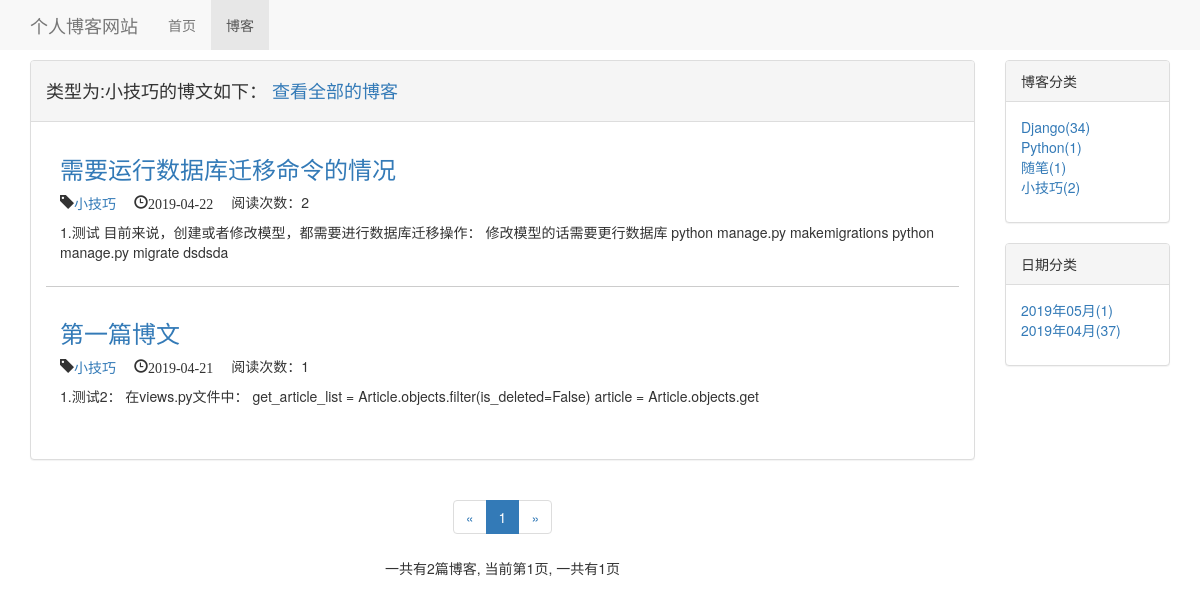
Before: /blog/blog_with_type/4 with the older database file.
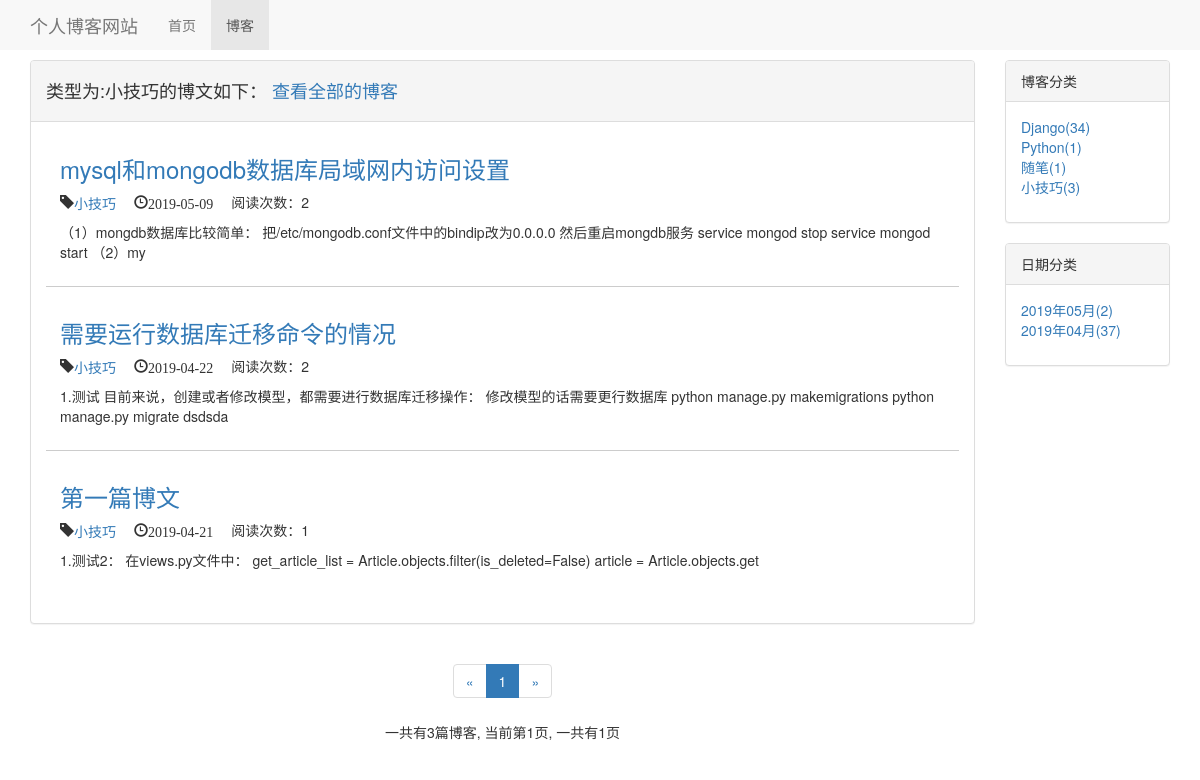
After: the same page with the newer database file.
### blog/models.py (models this page shows, shortened)
class Blog(models.Model, ReadNumExpandMethod):
    read_details = GenericRelation(ReadDetail)
    title = models.CharField(max_length=50)
    blog_type = models.ForeignKey(BlogType, on_delete=models.DO_NOTHING)
    content = RichTextUploadingField(config_name='my_config')
    author = models.ForeignKey(User, on_delete=models.DO_NOTHING)
    created_time = models.DateTimeField(auto_now_add=True)
    last_update_time = models.DateTimeField(auto_now=True)
    is_delete = models.BooleanField(default=False)
    class Meta:
        ordering = ['-created_time']  # 按照创建时间新到旧进行排序

class BlogType(models.Model):
    blog_type = models.CharField(max_length=15)
    def __str__(self):
        return self.blog_type

### read_statistics/models.py (models this page shows)
class ReadNum(models.Model):
    read_num = models.IntegerField(default=0)
    content_type = models.ForeignKey(ContentType, on_delete=models.DO_NOTHING)
    object_id = models.PositiveIntegerField()
    content_object = GenericForeignKey('content_type', 'object_id')

### blog/views.py (the view)
# urls.py: path('blog_with_type/<int:blog_type_pk>', views.Blog_with_type, name='blog_with_type'),
def Blog_with_type(request, blog_type_pk):
    blog_type_name = get_object_or_404(BlogType, pk=blog_type_pk)
    blog_with_type_all = Blog.objects.filter(blog_type=blog_type_name)
    context = get_common_blog_data(request, blog_with_type_all)
    context['blogs_type'] = blog_type_name
    context['blog_type_pk'] = blog_type_pk
    return render(request, 'blog/blog_with_type.html', context)

### read_statistics/models.py (called while the page is built)
    def get_read_num(self):
        try:
            ct = ContentType.objects.get_for_model(self)
            readnum = ReadNum.objects.get(content_type=ct, object_id=self.pk)
            return readnum.read_num
        except exceptions.ObjectDoesNotExist:
            return 0

### blog/templates/blog/blog_with_type.html (shortened to what this page needs)
{% extends 'blog/blog_list.html' %}
{% block blog_list_type %}
    <div>
        <h4>类型为:{{ blogs_type }}的博文如下： <a href="{% url 'blog_list' %}">查看全部的博客</a></h4>
    </div>
{% endblock %}

### blog/templates/blog/blog_list.html (shortened to what the changed rows need)
{% extends 'base.html' %}
{% load staticfiles %}
{% block header_extends %}
    <link rel="stylesheet" href="{% static 'blog.css' %}">
{% endblock %}
{% block content %}
    <div class="container">
        <div class="row">
            <div class="col-xs-12 col-sm-8 col-md-9 col-lg-10">
                <div class="panel panel-default">
                    <div class="panel-heading">
                        {% block blog_list_type %}{% endblock %}
                    </div>
                    <div class="panel-body">
                        <ul style="list-style-type: none">
                            {% for blog in page_of_blogs %}
                                <div class="blog">
                                    <h3><a href="{% url 'blog_detail' blog.pk %}">{{ blog.title }}</a></h3>
                                    <p class="blog-info">
                                        <span class="glyphicon glyphicon-tag"><a href="{% url 'blog_with_type' blog.blog_type.pk %}">{{ blog.blog_type }}</a></span>
                                        <span class="glyphicon glyphicon-time">{{ blog.created_time | date:'Y-m-d' }}</span>
                                        <span>阅读次数：{{ blog.get_read_num }}</span>
                                    </p>
                                    <p>{{ blog.content | striptags | safe | truncatechars:120 }}</p>
                                </div>
                            {% empty %}
                                <div class="blog">
                                    <h3>--暂无博客敬请期待--</h3>
                                </div>
                            {% endfor %}
                        </ul>
                    </div>
                </div>
                <div class="paginator">
                    <ul class="pagination">
                        <li>
                        </li>
                            {% for page_num in page_list %}
                                {% if page_num == page_of_blogs.number%}
                                    <li class="active"><span>{{ page_num }}</span></li>
                                {% elif page_num == '...'%}
                                    <li><span>{{ page_num }}</span></li>
                                {% else %}
                                    <li><a href="?page={{ page_num }}">{{ page_num }}</a></li>
                                {% endif %}
                            {% endfor %}
                        <li>
                        </li>
                    </ul>
                    <p>
                        一共有{{ blog_count }}篇博客, 当前第{{ page_of_blogs.number }}页, 一共有{{ total_page }}页
                    </p>
                </div>
            </div>
            <div class="hidden-xs col-sm-4 col-md-3 col-lg-2">
                <div class="panel panel-default">
                    <div class="panel-body">
                        <ul class="blog-types">
                            {% for blog_type in blog_type %}
                                <li>
                                    <a href="{% url 'blog_with_type' blog_type.pk %}">
                                        {{ blog_type.blog_type }}({{ blog_type.blog_count }})
                                    </a></li>
                            {% empty %}
                                <li>暂无分类</li>
                            {% endfor %}
                        </ul>
                    </div>
                </div>
                <div class="panel panel-default">
                    <div class="panel-body">
                        <ul class="blog-date">
                            {% for blog_date, blog_date_count in blog_date.items %}
                                <li>
                                    <a href="{% url 'blos_with_date' blog_date.year blog_date.month %}">
                                        {{ blog_date | date:'Y年m月' }}({{ blog_date_count }})
                                    </a>
                                </li>
                            {% empty %}
                                <li>暂无分类</li>
                            {% endfor %}
                        </ul>
                    </div>
                </div>
            </div>
        </div>
    </div>
{% endblock %}

Changed rows visible on the page:
computed for BlogType "小技巧": blog_count "2" → "3"
added Blog: title "mysql和mongodb数据库局域网内访问设置", blog_type "小技巧", created_time "2019-05-09", get_read_num "2", content "（1）mongdb数据库比较简单： 把/etc/mongodb.conf文件中的bindip改为0.0.0.0 然后重启mongdb服务 service mongod stop service mongod start （2）my"
Other visible differences:
{{ blog_count }}: "2" → "3"
new list line: "2019年05月 ( 2 )"
list line gone: "2019年05月 ( 1 )"
